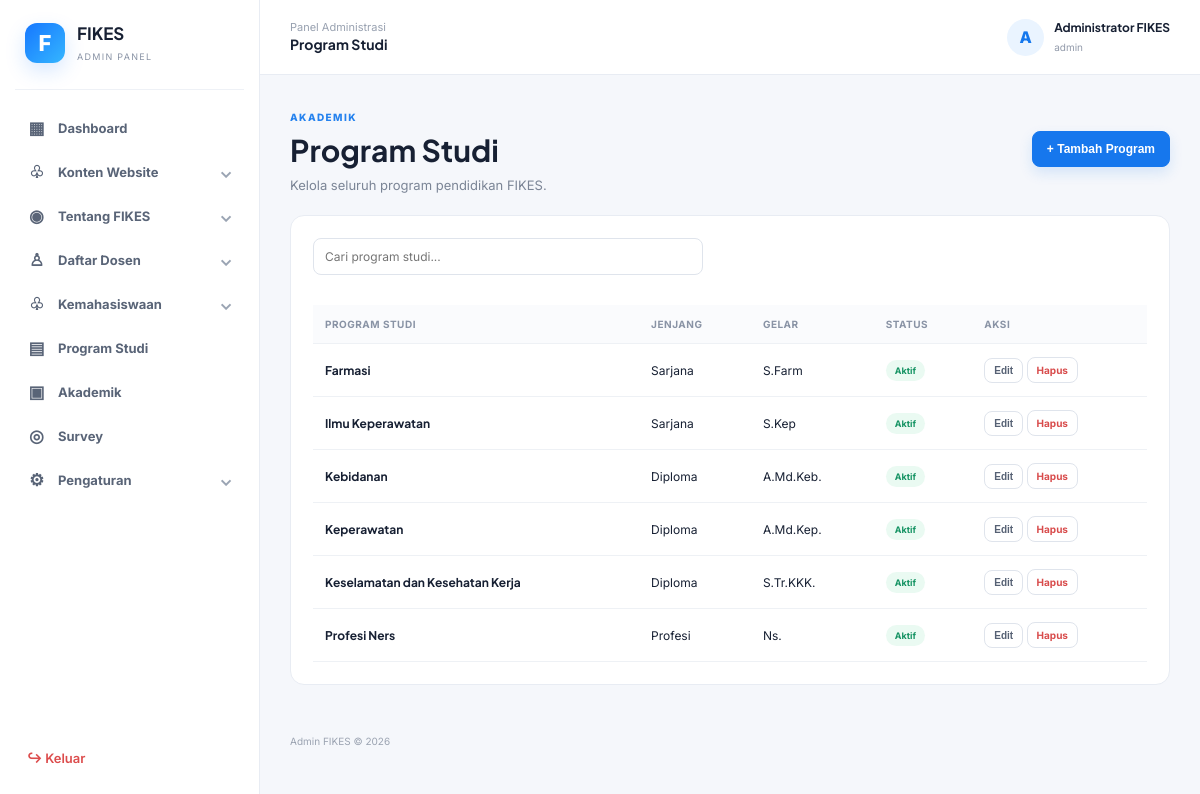
Screenshot of /admin/modules/program/index.php (signed in) with the database file from the repository.
### tables this page shows
CREATE TABLE `program_studi` (
  `id` int(10) UNSIGNED NOT NULL,
  `kode_prodi` varchar(30) NOT NULL,
  `nama` varchar(150) NOT NULL,
  `jenjang` varchar(50) NOT NULL,
  `gelar` varchar(80) DEFAULT NULL,
  `kaprodi_nama` varchar(150) DEFAULT NULL,
  `kaprodi_nidn` varchar(50) DEFAULT NULL,
  `kaprodi_email` varchar(150) DEFAULT NULL,
  `deskripsi` text DEFAULT NULL,
  `foto` varchar(255) DEFAULT NULL,
  `visi` text DEFAULT NULL,
  `akreditasi` varchar(100) DEFAULT NULL,
  `nomor_akreditasi` varchar(150) DEFAULT NULL,
  `tanggal_akreditasi` date DEFAULT NULL,
  `sekretaris_nama` varchar(150) DEFAULT NULL,
  `sekretaris_nidn` varchar(50) DEFAULT NULL,
  `kontak_telepon` varchar(50) DEFAULT NULL,
  `kontak_email` varchar(150) DEFAULT NULL,
  `alamat` varchar(255) DEFAULT NULL,
  `durasi_studi` varchar(50) DEFAULT NULL,
  `sks_lulus` int(11) DEFAULT NULL,
  `jumlah_tenaga_kependidikan` int(11) DEFAULT 0,
  `gambar` varchar(255) DEFAULT NULL,
  `brosur` varchar(255) DEFAULT NULL,
  `status` enum('aktif','nonaktif') DEFAULT 'aktif',
  `created_at` timestamp NOT NULL DEFAULT current_timestamp()
);

### admin/config/auth.php (called while the page is built, shortened)
<?php
function e($value)
{
  return htmlspecialchars($value ?? '', ENT_QUOTES, 'UTF-8');
}

### admin/modules/program/index.php (the view, shortened to what this page needs)
<?php
require_once __DIR__ . '/../../config/auth.php';
$jenjang_filter = trim($_GET['jenjang'] ?? '');
$nama_filter = trim($_GET['nama'] ?? '');
$sql = 'SELECT * FROM program_studi WHERE 1=1';
$params = [];
$sql .= ' ORDER BY nama';
$st = $pdo->prepare($sql);
$st->execute($params);
$data = $st->fetchAll();
require __DIR__ . '/../../includes/header.php'; ?>
<div class="page-head">
  <div><span class="eyebrow">AKADEMIK</span>
    <h1>
      <?= e($jenjang_filter ? "Program " . $jenjang_filter : "Program Studi") ?><?= e($nama_filter ? " - " . $nama_filter : "") ?>
    </h1>
    <p>Kelola seluruh program pendidikan FIKES.</p>
  </div><button class="btn primary" onclick="openModal()">+ Tambah Program</button>
</div>
<div class="panel table-panel">
  <div class="table-tools"><input id="search" onkeyup="filterTable()" placeholder="Cari program studi..."></div>
  <div class="table-wrap">
    <table id="dataTable">
      <thead>
        <tr>
          <th>Program Studi</th>
          <th>Jenjang</th>
          <th>Gelar</th>
          <th>Status</th>
          <th>Aksi</th>
        </tr>
      </thead>
      <tbody>
        <?php foreach ($data as $d): ?><tr>
            <td><strong><?= e($d['nama']) ?></strong></td>
            <td><?= e($d['jenjang']) ?></td>
            <td><?= e($d['gelar']) ?></td>
            <td><span class="badge success"><?= e($d['status']) ?></span></td>
            <td><button class="btn small" onclick='editProgram(<?= json_encode($d) ?>)'>Edit</button> <a
                class="btn small danger-text" href="?hapus=<?= $d['id'] ?>"
                onclick="return confirm('Hapus program?')">Hapus</a></td>
          </tr><?php endforeach; ?>
      </tbody>
    </table>
  </div>
</div>
<?php require __DIR__ . '/../../includes/footer.php'; ?>

### admin/assets/css/admin.css (style rules this page uses)
* { box-sizing:border-box }
body { margin:0;font-family:Inter,Arial,sans-serif;background:#f5f7fb;color:#172033 }
h1,h2,h3,strong { font-family:"Plus Jakarta Sans",Inter,sans-serif }
h1 { font-size:30px;margin:6px 0 8px }
.eyebrow { font-size:10px;font-weight:800;color:#2582ee;letter-spacing:1.4px }
.welcome p,.page-head p { color:#7b8596;font-size:13px;margin:0 }
.panel { background:#fff;border:1px solid #e8ecf3;border-radius:14px;padding:22px;margin-bottom:20px }
.page-head { display:flex;justify-content:space-between;align-items:center;margin-bottom:22px }
.btn { display:inline-flex;align-items:center;justify-content:center;border:1px solid #dfe4ec;background:#fff;color:#566174;border-radius:8px;padding:10px 14px;font-size:12px;font-weight:700;text-decoration:none;cursor:pointer }
.btn.primary { background:#1677ed;color:#fff;border-color:#1677ed;box-shadow:0 6px 14px #1677ed24 }
.btn.small { padding:6px 9px;font-size:10px }
.danger-text { color:#d84b4b }
.table-tools { margin-bottom:15px }
.table-tools input { max-width:390px }
.table-wrap { overflow:auto }
table { width:100%;border-collapse:collapse;font-size:12px }
th { text-align:left;color:#8993a5;font-size:10px;text-transform:uppercase;letter-spacing:.5px;background:#fafbfd }
th,td { padding:13px 12px;border-bottom:1px solid #eef1f5;white-space:nowrap }
.badge { display:inline-block;padding:5px 9px;border-radius:20px;background:#f1f4f8;color:#687386;font-size:9px;font-weight:700;text-transform:capitalize }
.badge.success { background:#eafaf2;color:#159363 }
input,select,textarea { width:100%;font:inherit;border:1px solid #dfe4ec;border-radius:8px;padding:10px 11px;font-size:12px;color:#273246;background:#fff;margin-bottom:15px;outline:none }

### rows the page displays
program_studi: nama "Farmasi", jenjang "Sarjana", gelar "S.Farm", status "Aktif"
program_studi: nama "Ilmu Keperawatan", jenjang "Sarjana", gelar "S.Kep", status "Aktif"
program_studi: nama "Kebidanan", jenjang "Diploma", gelar "A.Md.Keb.", status "Aktif"
program_studi: nama "Keperawatan", jenjang "Diploma", gelar "A.Md.Kep.", status "Aktif"
program_studi: nama "Keselamatan dan Kesehatan Kerja", jenjang "Diploma", gelar "S.Tr.KKK.", status "Aktif"
program_studi: nama "Profesi Ners", jenjang "Profesi", gelar "Ns.", status "Aktif"

### other values shown
$page_title "Program Studi"
substr($_SESSION['admin_nama'], 0, 1) "A"
$_SESSION['admin_nama'] "Administrator FIKES"
$_SESSION['admin_role'] "admin"
$jenjang_filter ? "Program " . $jenjang_filter : "Program Studi" "Program Studi"
